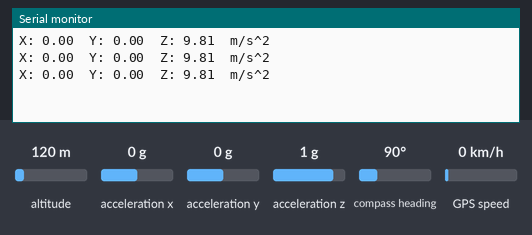
Recording of a sketch running on a simulated Arduino Uno, built with avr-gcc and run on an emulated ATmega328P. Shown: the last lines printed to the serial monitor. The inputs (shaded band) are chosen by the test bench; at power-on: acceleration z 1 g, acceleration x 0 g, acceleration y 0 g, altitude 120 m, compass heading 90°, GPS speed 0 km/h. The GPS gets a fix after 3 s at 37.7749, -122.4194 with 8 satellites; the modem accepts every AT command (registered, SIM ready, sends succeed) and sends nothing else.

Above: at 1.3 s.
1.4 s: acceleration z set to -1.4 g
At 2.8 s:
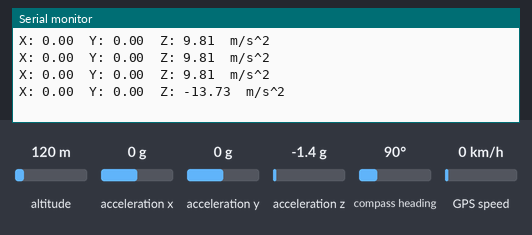
5.6 s: acceleration x set to -1.4 g
At 6.2 s:
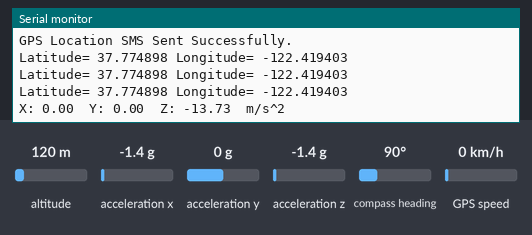
7.1 s: acceleration z set to 0.8 g
At 10.2 s:
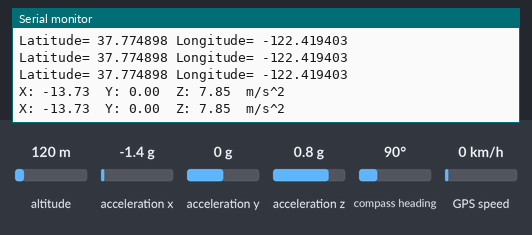
11.3 s: acceleration y set to -1.4 g
At 12.3 s:
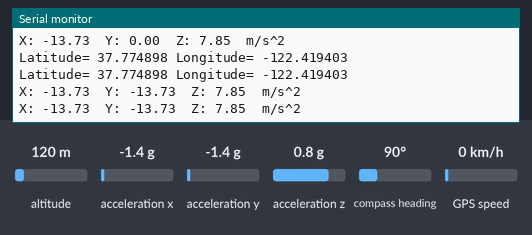
Timing chart, 0 to 13.8 s (numbered marks = the images above; inputs shaded):
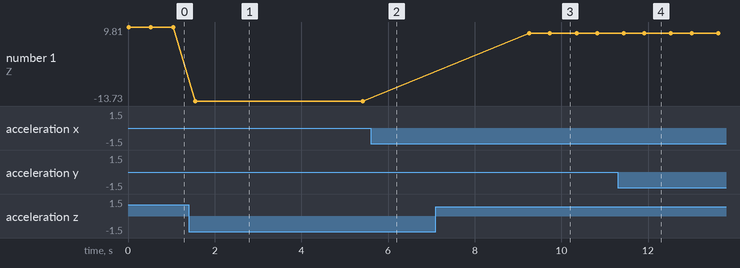

Measured:
- after the input at 1.4 s, the serial monitor: prints a new line after 0.15 s (image 1)
- after the input at 7.1 s, the serial monitor: prints a new line after 2.2 s (image 3)
- after the input at 11.3 s, the serial monitor: prints a new line after 0.14 s (image 4)
- plotted number 1: 9.81 → -13.73 after the input at 1.4 s, -13.73 → 7.85 after the input at 7.1 s

The sketch:

Final_Code.ino
```cpp
#include <Wire.h>
#include <Adafruit_Sensor.h>    // Adafruit  sensor library
#include <Adafruit_ADXL345_U.h>  // ADXL345 library
#include <TinyGPS++.h>
#include <SoftwareSerial.h>

#define rxGPS 34
#define txGPS 35
SoftwareSerial neogps(rxGPS,txGPS);
TinyGPSPlus gps;

#define rxGSM 26
#define txGSM 27
SoftwareSerial sim800(rxGSM,txGSM);
Adafruit_ADXL345_Unified accel = Adafruit_ADXL345_Unified();   // ADXL345 Object

void setup()
 {
  Serial.begin(9600);
  neogps.begin(9600);
  Serial.begin(9600);
  sim800.begin(9600);
  if(!accel.begin())   // if ASXL345 sensor not found
  {
    Serial.println("ADXL345 not detected");
    while(1);
  }

}

void loop()
{
  while (neogps.available() > 0)
  {
    gps.encode(neogps.read());
    if (gps.location.isUpdated()){
      Serial.print("Latitude= ");
      Serial.print(gps.location.lat(), 6);
      Serial.print(" Longitude= ");
      Serial.println(gps.location.lng(), 6);
      }

    }

 sensors_event_t event;
 accel.getEvent(&event);
 Serial.print("X: ");
 Serial.print(event.acceleration.x);
 Serial.print("  ");
  Serial.print("Y: ");
 Serial.print(event.acceleration.y);
 Serial.print("  ");
  Serial.print("Z: ");
 Serial.print(event.acceleration.z);
 Serial.print("  ");
 Serial.println("m/s^2 ");
 delay(500);
 if(event.acceleration.z<3)
 {
  sim800.print("AT+CMGF=1\r");
  delay(1000);
  sim800.println("AT+CMGS=\"+919049261854\"");
  delay(1000);
  sim800.print("http://maps.google.com/maps?q=loc:");
  sim800.print(gps.location.lat(), 6);
  sim800.print(",");
  sim800.print(gps.location.lng(), 6);
  delay(100);
  sim800.write(0x1A); //ascii code for ctrl-26 //sim800.println((char)26); //ascii code for ctrl-26
  delay(1000);
  Serial.println("GPS Location SMS Sent Successfully.");

 }


}
```
